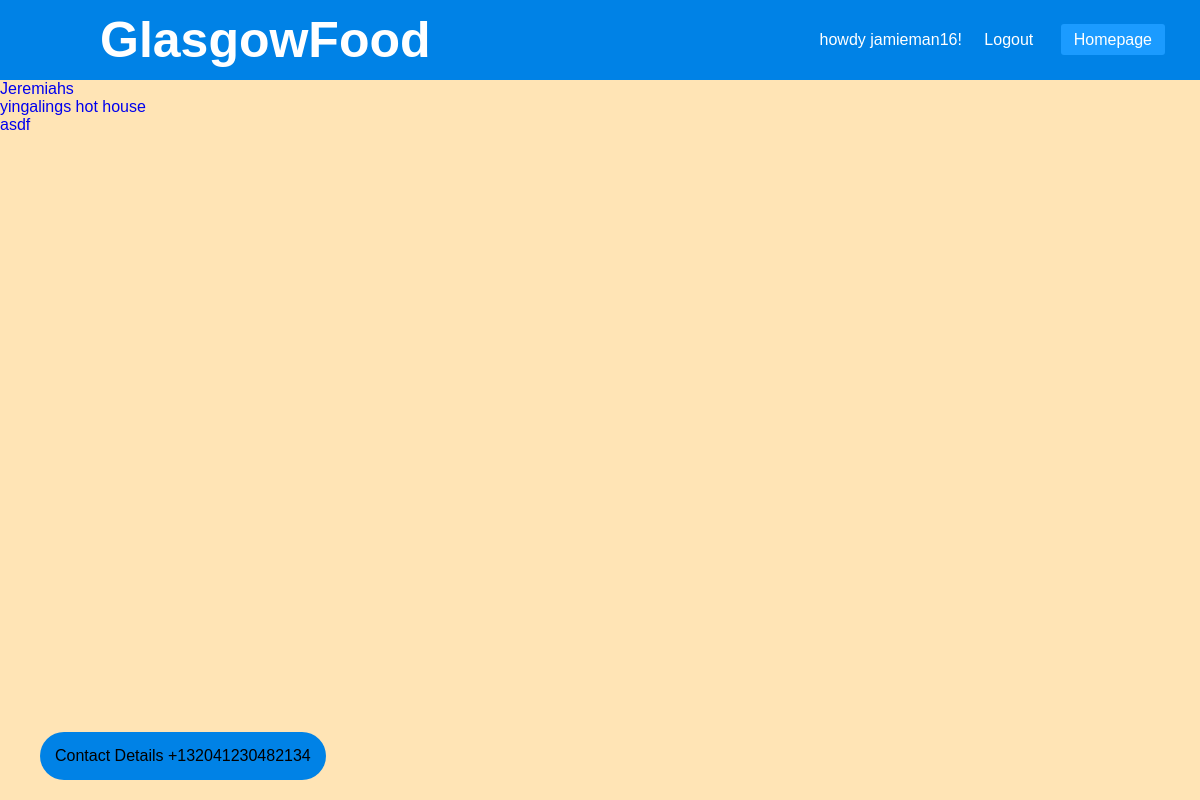
Screenshot of /food/restaurants/ (signed in) with the database file from the repository.
### food/models.py (models this page shows, shortened)
class Restaurant(models.Model):
	restaurant_ID = AutoField(primary_key=True)
	owner = models.ForeignKey(UserProfile, on_delete = models.CASCADE, null=True,blank=True)
	name = CharField(max_length = 100)
	slug = models.SlugField(unique=True)
	address = CharField(max_length = 100, blank=True, null=True)
	overview = CharField(max_length = 100)
	detailed = CharField(max_length = 300, blank=True, null=True)
	phone_number = IntegerField(blank=True, null=True)
	email_address = EmailField(blank=True, null=True)
	rating = IntegerField(default=0)
	price = IntegerField(default=0)
	lat = FloatField(default=55.8642)
	lng = FloatField(default=-4.2518)

### food/views.py (the view)
# urls.py: path('restaurants/',views.show_restaurants, name='show_restaurants'),
def show_restaurants(request):
    context_dict = {}
    context_dict['restaurants']= Restaurant.objects.all()
    response = render(request, 'food/restaurants.html', context=context_dict)
    return response

### templates/food/restaurants.html (shortened to what this page needs)
<!DOCTYPE html>
{% extends 'food/base.html' %}
{% load staticfiles %}
{% block body_block %}
    {% for restaurant in restaurants %}
        <li>
            <a href="{% url 'food:show_restaurant' restaurant.slug %}">
                {{ restaurant.name }}
            </a>
        </li>
    {% endfor %}
 {% endblock %}

### templates/food/base.html (shortened to what this page needs)
<!DOCTYPE html>
{% load staticfiles %}
{% load static %}
<html>
	<head>
		<link rel="stylesheet" type="text/css" href="{% static 'css/basic/basic.css' %}">
	  </head>
    <body>
	{% if user.is_authenticated %}
					<nav>
					<label class="logo"> GlasgowFood</label>
					<ul>
					<a>{% if user.is_authenticated %}
				    howdy {{ user.username }}!</a>
					<li><a href="{% url 'food:logout' %}">Logout</a></li>
					<li><a class="active" href="{% url 'food:index' %}">Homepage</a></li>
			{% endif %}
					</ul>
					</nav>
		{% endif %}
		{% block body_block %}{% endblock %}
		<footer>Contact Details +132041230482134</footer>
    </body>
</html>

### static/css/basic/basic.css (style rules this page uses)
* { padding:0; margin: 0; text-decoration: none; list-style: none; box-sizing: border-box; }
html { height:100%; width:100%; }
body { font-family: 'Arial' , 'Helvetica', sans-serif; background:#FFE4B5 url(glasgow.jpg) no-repeat ; background-size:cover; width:100%; height:100%; }
nav { background:#0082e6; }
label.logo { color:white; font-size: 50px; line-height: 80px; padding: 100px; font-weight: bold; margin-left;10px; }
nav ul { color: white; float: right; margin-right: 30px; border-spacing:10px; }
nav ul li { display: inline-block; line-height: 80px; margin:0 5px; }
nav ul li a { color: white; font_size: 17px; padding: 7px 13px; border-radius: 3px; text_transform: uppercase; }
a.active,a:hover { background: #1b9bff; transition:.5s; }
footer { bottom:10px; position: fixed; background:#0082e6; left: 30px; margin:10px; padding:15px; border-radius: 25px; }

### rows the page displays
Restaurant: name "Jeremiahs"
Restaurant: name "yingalings hot house"
Restaurant: name "asdf"

### other values shown
{{ user.username }} "jamieman16"
